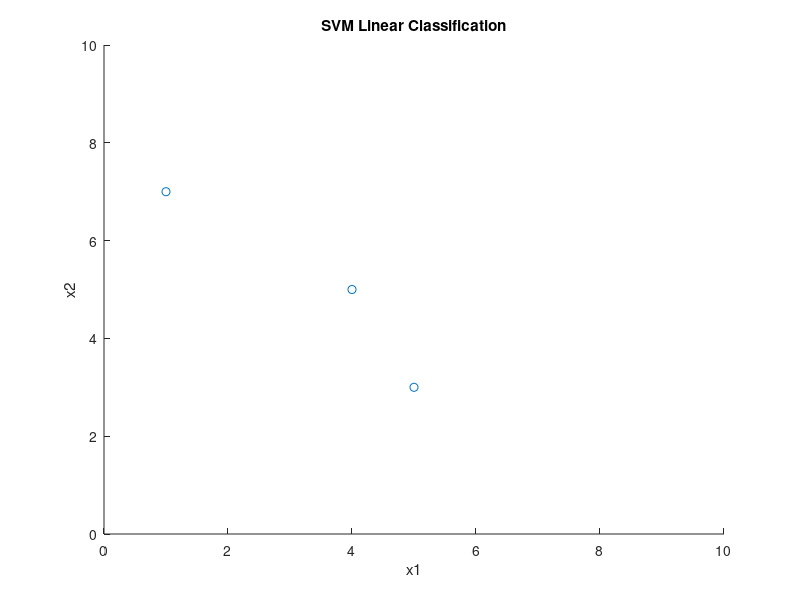

MATLAB code to generate this figure: (Note: this script raises an error after producing the figure.)
% Testing the matlab linear classification function fitclinear().
% Michael Satchell 09-13-22

%% I want to create a 2D example of a support vector machine classifying data.

% Lets start with 3 data points, each of only 2 dimensions. For fitclinear, 
% data is expected to be input as an n-by-p matrix. I.e, the number of rows 
% corresponds to the number of data points, and the number of columns to the 
% dimensionality of the data. Thus for this example I want a 3 x 2 matrix.

x_data = zeros(3,2);

% Now fill it with some data
x_data(1,:) = [5,3];
x_data(2,:) = [1,7];
x_data(3,:) = [4,5];

% Lets plot this data
figure(1);
sc1 = scatter(x_data(:,1), x_data(:,2));
xlim([0,10]);
ylim([0,10]);
title('SVM Linear Classification');
ylabel('x2')
xlabel('x1')


%% Lets first try to do supervised learning, where the SVM is fed both the
% data and their classifications.

x_class = zeros(3,1);
% I am giving the data a binary classification of either 1 or 0. 
x_class(1) = 0; x_class(2) = 1; x_class(3) = 1;

% Lets add the data classifications to the plot.
figure(1);
hold on;
labelpoints(x_data(:,1), x_data(:,2), x_class)
hold off;
% Now for the SVM.
[Mdl,FitInfo] = fitclinear(x_data,x_class);

% This returns a model object that has information about the linear
% classification that the fit came up with. 

% It seems that the parameter beta of the model object are coefficients for
% the normal vector to the hyperplane that separates the data.
beta = Mdl.Beta;
bias = Mdl.Bias;

% x1*beta1 + x2*beta2 - bias = 0 ?
% --> x2 = ( bias - x1*beta1 )/beta2
x1 = 1:0.1:10;
x2 =  -(bias+x1.*beta(1))/beta(2);

figure(1);
hold on;
plot(x1,x2)
hold off;

% It works! The data is separated based on classification. 

%% Now say I want to use this model to classify new data.
% I can feed the function predict() both my model and the new data and it
% will spit out the classifications (called labels).
x_new = zeros(3,2);
x_new(1,:) = [3,6];
x_new(2,:) = [2,2];
x_new(3,:) = [5,1];

[labels, score] = predict(Mdl,x_new);

figure(1);
hold on;
scatter(x_new(:,1),x_new(:,2));
labelpoints(x_new(:,1),x_new(:,2),labels)
hold off;


%% Lets try and do this for both a larger training dataset and larger prediction dataset.
% Lets call our new data matrix y. Lets make y a random group of data
% points and attempt to cluster them automatically before running the SVM.

a_rand = 0;
b_rand = 10;
y = (b_rand-a_rand).*rand(10,2) + a_rand;

% Runs k-means clustering analysis on the random data, separating it into k
% clusters. The indices of the data from clustering are stored in the
% output 'idx'.
idx = kmeans(y,2);

figure(2);
hold on;
sy1 = scatter(y(:,1),y(:,2),'b','DisplayName','Training Data');
labelpoints(y(:,1),y(:,2), idx)
title('clustering and then classification')
ylabel('y2')
xlabel('y1')
xlim([0,10]);
ylim([0,10]);


% Now train a new model on this labeled data.
[Mdl_y,FitInfo_y] = fitclinear(y,idx);

% Lets try using the other convential variable names for the model
% parameters.

w = Mdl_y.Beta;
b = Mdl_y.Bias;

y1 = 1:10;
y2 = -(b+y1.*w(1))/w(2);

py1 = plot(y1,y2, 'DisplayName','Hyperplane');



%  Now create new points and assign them labels based on model.
y_new = (b_rand-a_rand).*rand(10,2) + a_rand;

labels_y = predict(Mdl_y,y_new);
sy2 = scatter(y_new(:,1),y_new(:,2),'g', 'DisplayName','Testing Data');
labelpoints(y_new(:,1),y_new(:,2), labels_y)

legend()
hold off;



%% Drawing from distributions
% Now I am going to draw two samples from two distributions and train the
% network on those using supervised learning. Then I am going to get new
% data from one or both of the distributions and test how well my model is
% able to correctly classify the new data as belonging to one distribution
% or the other.


% I play around with normal distributions here

pd1 = makedist('normal','mu',-2,'sigma',2);
pd2 = makedist('normal','mu',2,'sigma',2);

pd_data1 = random(pd1,10,2);
pd_data2 = random(pd2,10,2);

all_data = [pd_data1 ; pd_data2];

x = -10:0.01:10;
pdf1 = pdf(pd1,x);
pdf2 = pdf(pd2,x);

figure(3);
hold on;
plot(x,pdf1,'b')
plot(x,pdf2,'r')
title('proability distributions used for sampling data')
legend('dist1','dist2')
% histogram(pd_data1,'Normalization','pdf','FaceColor','b')
% histogram(pd_data2,'Normalization','pdf','FaceColor','r')
hold off;


% Here we feed the labeled dist data to the SVM.

data1_labels = zeros(size(pd_data1,1),1) + 1;
data2_labels = zeros(size(pd_data2,1),1) + 2;

all_labels = [data1_labels ; data2_labels];

pd_mdl = fitclinear(all_data, all_labels);

w = pd_mdl.Beta;
b = pd_mdl.Bias;

y1 = -10:10;
y2 = -(b+y1.*w(1))/w(2);

figure(4);
hold on;
scatter(pd_data1(:,1),pd_data1(:,2),'b','DisplayName','Dist1');
scatter(pd_data2(:,1),pd_data2(:,2),'r','DisplayName','Dist2');
labelpoints(all_data(:,1),all_data(:,2),all_labels)
plot(y1,y2, 'DisplayName','Hyperplane');
title('training data')
legend('Dist1','Dist2')
hold off;


% Now we want to get new data samples and use the model to predict which
% distribution they are from.

pd_nd1 = random(pd1,10,2); pd_nd2 = random(pd2,10,2);

[predict_1,scores_1] = predict(pd_mdl,pd_nd1);
[predict_2,scores_2] = predict(pd_mdl,pd_nd2);

figure(5);
hold on;
scatter(pd_nd1(:,1),pd_nd1(:,2),'b','DisplayName','Dist1')
scatter(pd_nd2(:,1),pd_nd2(:,2),'r','DisplayName','Dist2')
labelpoints(pd_nd1(:,1),pd_nd1(:,2),predict_1)
labelpoints(pd_nd2(:,1),pd_nd2(:,2),predict_2)
plot(y1,y2,'DisplayName','Hyperplane')
title('testing data')
legend('Dist1','Dist2')


% A continuation would be to evaluate how well the model did at predicting
% the data... The arrays scores_x which is returned by predict() tells us
% the confidence the model has that each data point belongs to a given
% label. There are numbers given for each class (dist1 and dist2 in this
% case), and the more positive the score, the more confident the decision.
% This is based (I believe) off how far each point is from the hyperplane.




